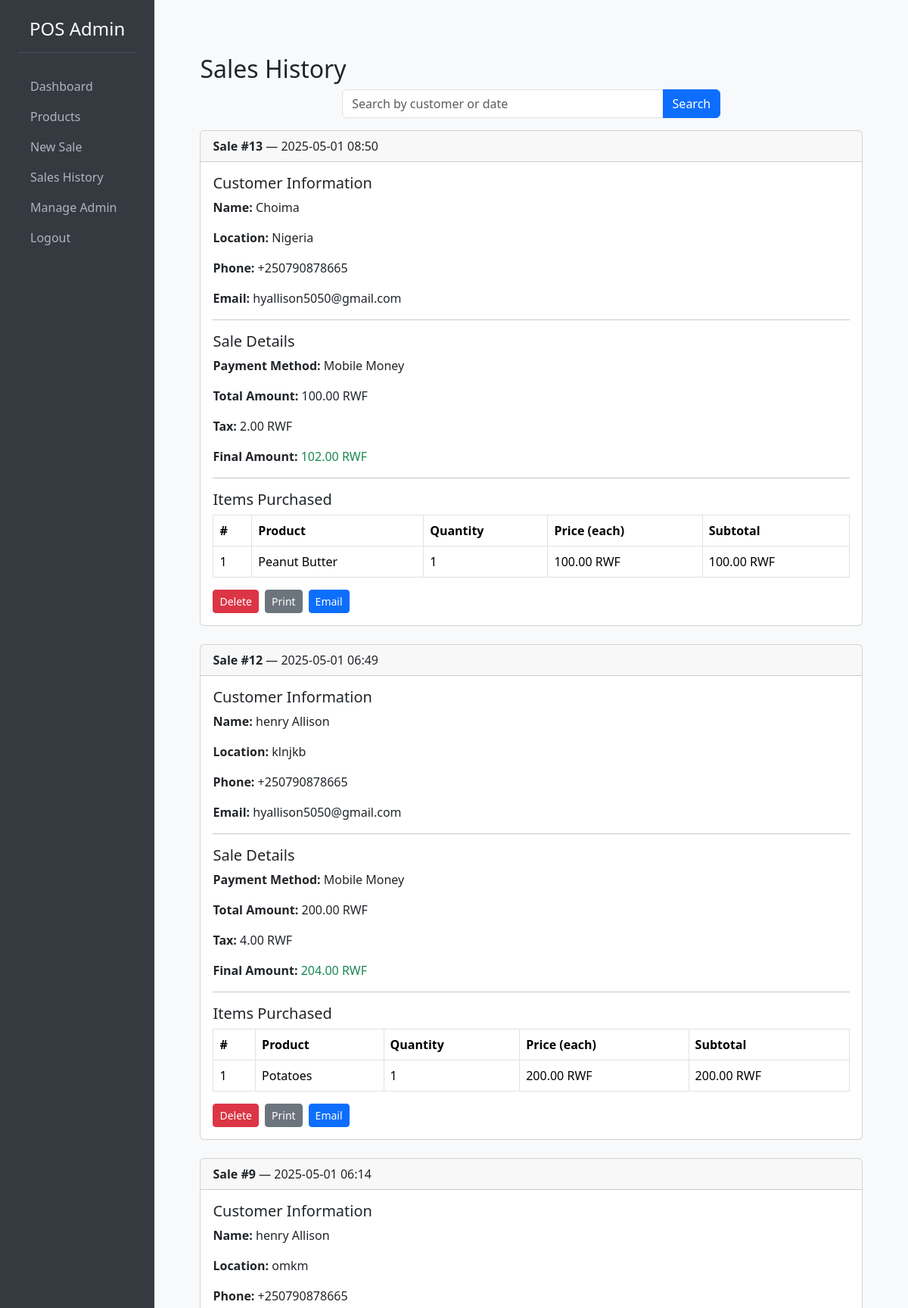
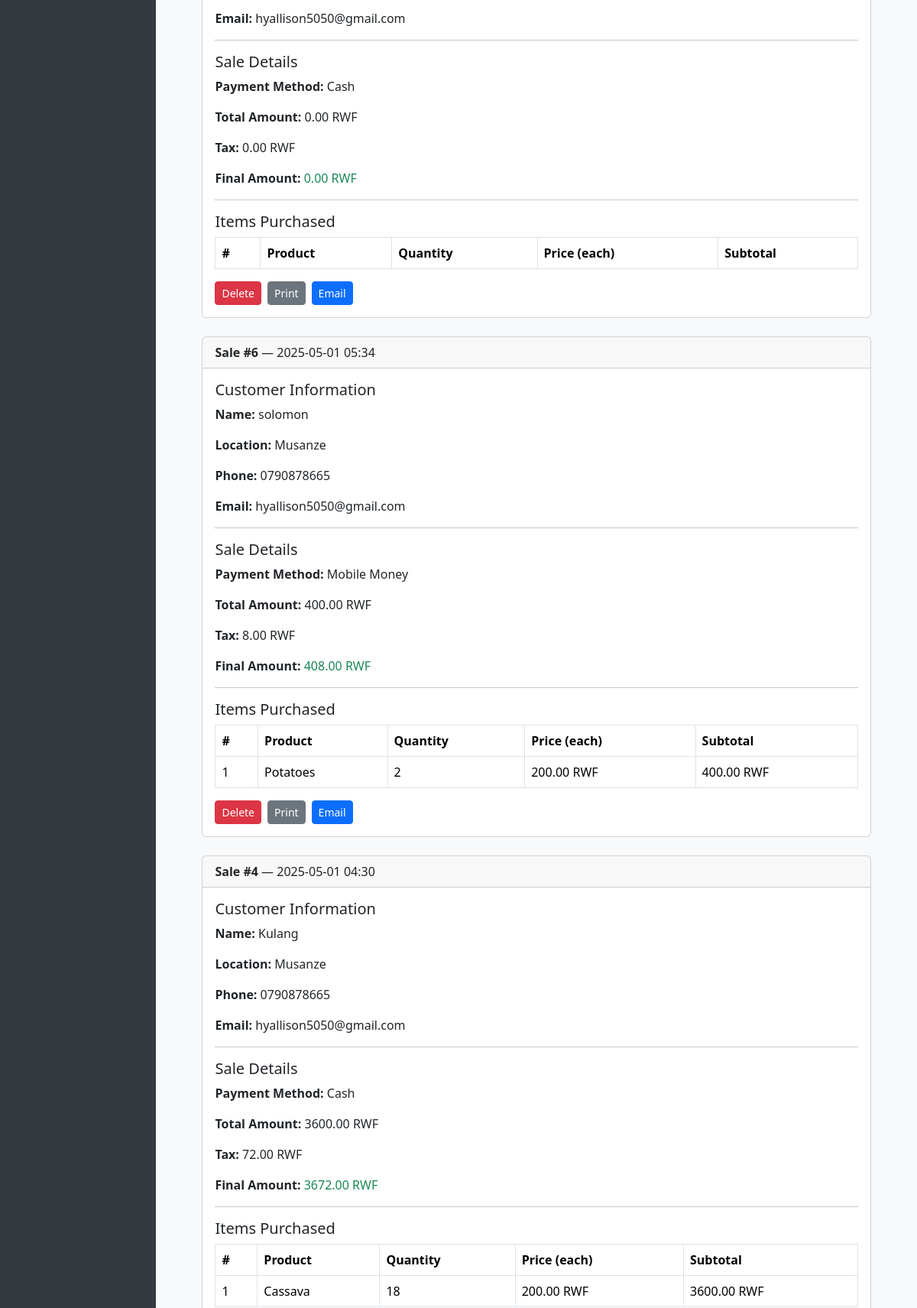
Screenshot of /dashboard/sales/ (signed in, upper part) with the database file from the repository (2 pictures, top to bottom).
### products/models.py (models this page shows, shortened)
class Sale(models.Model):
    PAYMENT_METHODS = (
        ('cash', 'Cash'),
        ('momo', 'Mobile Money'),
    )
    customer = models.ForeignKey(Customer, on_delete=models.CASCADE)
    payment_method = models.CharField(max_length=10, choices=PAYMENT_METHODS)
    total_amount = models.DecimalField(max_digits=10, decimal_places=2)
    tax = models.DecimalField(max_digits=10, decimal_places=2, default=0)
    final_amount = models.DecimalField(max_digits=10, decimal_places=2)
    created_at = models.DateTimeField(auto_now_add=True)

class Customer(models.Model):
    name = models.CharField(max_length=100)
    location = models.CharField(max_length=255)
    phone = models.CharField(max_length=20)
    email = models.EmailField()

class SaleItem(models.Model):
    sale = models.ForeignKey(Sale, on_delete=models.CASCADE, related_name='items')
    product = models.ForeignKey(Product, on_delete=models.CASCADE)
    quantity = models.PositiveIntegerField()
    price = models.DecimalField(max_digits=10, decimal_places=2)
    def subtotal(self):
        return self.quantity * self.price

class Product(models.Model):
    name = models.CharField(max_length=100)
    category = models.CharField(max_length=50)
    price = models.DecimalField(max_digits=10, decimal_places=2)
    quantity = models.IntegerField()
    description = models.TextField(blank=True)
    created_at = models.DateTimeField(auto_now_add=True)

### products/views.py (the view)
# urls.py: path('sales/', views.sales_history, name='sales-history'),
@login_required
def sales_history(request):
    query = request.GET.get('q', '')  # Get search query from URL parameters
    sales = Sale.objects.select_related('customer').prefetch_related('items').order_by('-created_at')
    if query:
        sales = sales.filter(
            Q(customer__name__icontains=query) |  # Search by customer name
            Q(created_at__icontains=query) |  # Search by date (partial match)
            Q(id__icontains=query)  # Search by sale ID
        )
    context = {
        'sales': sales,
        'query': query  # Pass query back to template for display
    }
    return render(request, 'products/sales_history.html', context)

### products/templatetags/custom_tags.py (called while the page is built)
@register.simple_tag
def active_class(request, pattern):
    if re.fullmatch(pattern, request.path):
        return 'active'
    return ''

### products/templates/products/sales_history.html (shortened to what this page needs)
{% extends 'products/dashboard.html' %}
{% block content %}
<div class="container mt-4">
    <h2>Sales History</h2>
    <form method="get" class="mb-3 d-flex justify-content-center">
        <div class="input-group" style="max-width: 500px; width: 100%;">
            <input type="text" name="q" value="{{ query }}" class="form-control" placeholder="Search by customer or date">
            <button type="submit" class="btn btn-primary">Search</button>
        </div>
    </form>
    {% for sale in sales %}
        <div class="card mb-4">
            <div class="card-header">
                <strong>Sale #{{ sale.id }}</strong> — {{ sale.created_at|date:"Y-m-d H:i" }}
            </div>
            <div class="card-body">
                <h5 class="card-title">Customer Information</h5>
                <p><strong>Name:</strong> {{ sale.customer.name }}</p>
                <p><strong>Location:</strong> {{ sale.customer.location }}</p>
                <p><strong>Phone:</strong> {{ sale.customer.phone }}</p>
                <p><strong>Email:</strong> {{ sale.customer.email }}</p>
                <hr>
                <h5 class="card-title">Sale Details</h5>
                <p><strong>Payment Method:</strong> {{ sale.get_payment_method_display }}</p>
                <p><strong>Total Amount:</strong> {{ sale.total_amount }} RWF</p>
                <p><strong>Tax:</strong> {{ sale.tax }} RWF</p>
                <p><strong>Final Amount:</strong> <span class="text-success">{{ sale.final_amount }} RWF</span></p>
                <hr>
                <h5 class="card-title">Items Purchased</h5>
                <table class="table table-bordered">
                    <thead>
                        <tr>
                            <th>#</th>
                            <th>Product</th>
                            <th>Quantity</th>
                            <th>Price (each)</th>
                            <th>Subtotal</th>
                        </tr>
                    </thead>
                    <tbody>
                        {% for item in sale.items.all %}
                        <tr>
                            <td>{{ forloop.counter }}</td>
                            <td>{{ item.product.name }}</td>
                            <td>{{ item.quantity }}</td>
                            <td>{{ item.price }} RWF</td>
                            <td>{{ item.subtotal }} RWF</td>
                        </tr>
                        {% endfor %}
                    </tbody>
                </table>
                <div class="mt-3 d-flex gap-2">
                    <a href="{% url 'sale-delete' sale.id %}" class="btn btn-danger btn-sm" onclick="return confirm('Are you sure?')">Delete</a>
                    <a href="{% url 'sale-print' sale.id %}" class="btn btn-secondary btn-sm" target="_blank">Print</a>
                    <a href="{% url 'sale-email' sale.id %}" class="btn btn-primary btn-sm">Email</a>
                </div>
            </div>
        </div>
    {% empty %}
        <p class="text-center">No sales recorded yet.</p>
    {% endfor %}
</div>
{% endblock %}

### products/templates/products/dashboard.html (style rules this page uses)
body { background-color: #f8f9fa; }

### rows the page displays
Sale: id "13", created_at "2025-05-01 08:50", customer.name "Choima", customer.location "Nigeria", customer.phone "+250790878665", customer.email "hyallison5050@gmail.com", payment_method "Mobile Money", total_amount "100.00", tax "2.00", final_amount "102.00"
SaleItem: product.name "Peanut Butter", quantity "1", price "100.00", subtotal "100.00"
Sale: id "12", created_at "2025-05-01 06:49", customer.name "henry Allison", customer.location "klnjkb", customer.phone "+250790878665", customer.email "hyallison5050@gmail.com", payment_method "Mobile Money", total_amount "200.00", tax "4.00", final_amount "204.00"
SaleItem: product.name "Potatoes", quantity "1", price "200.00", subtotal "200.00"
Sale: id "9", created_at "2025-05-01 06:14", customer.name "henry Allison", customer.location "omkm", customer.phone "+250790878665", customer.email "hyallison5050@gmail.com", payment_method "Cash", total_amount "0.00", tax "0.00", final_amount "0.00"
Sale: id "6", created_at "2025-05-01 05:34", customer.name "solomon", customer.location "Musanze", customer.phone "0790878665", customer.email "hyallison5050@gmail.com", payment_method "Mobile Money", total_amount "400.00", tax "8.00", final_amount "408.00"
SaleItem: product.name "Potatoes", quantity "2", price "200.00", subtotal "400.00"
Sale: id "4", created_at "2025-05-01 04:30", customer.name "Kulang", customer.location "Musanze", customer.phone "0790878665", customer.email "hyallison5050@gmail.com", payment_method "Cash", total_amount "3600.00", tax "72.00", final_amount "3672.00"
SaleItem: product.name "Cassava", quantity "18", price "200.00", subtotal "3600.00"
